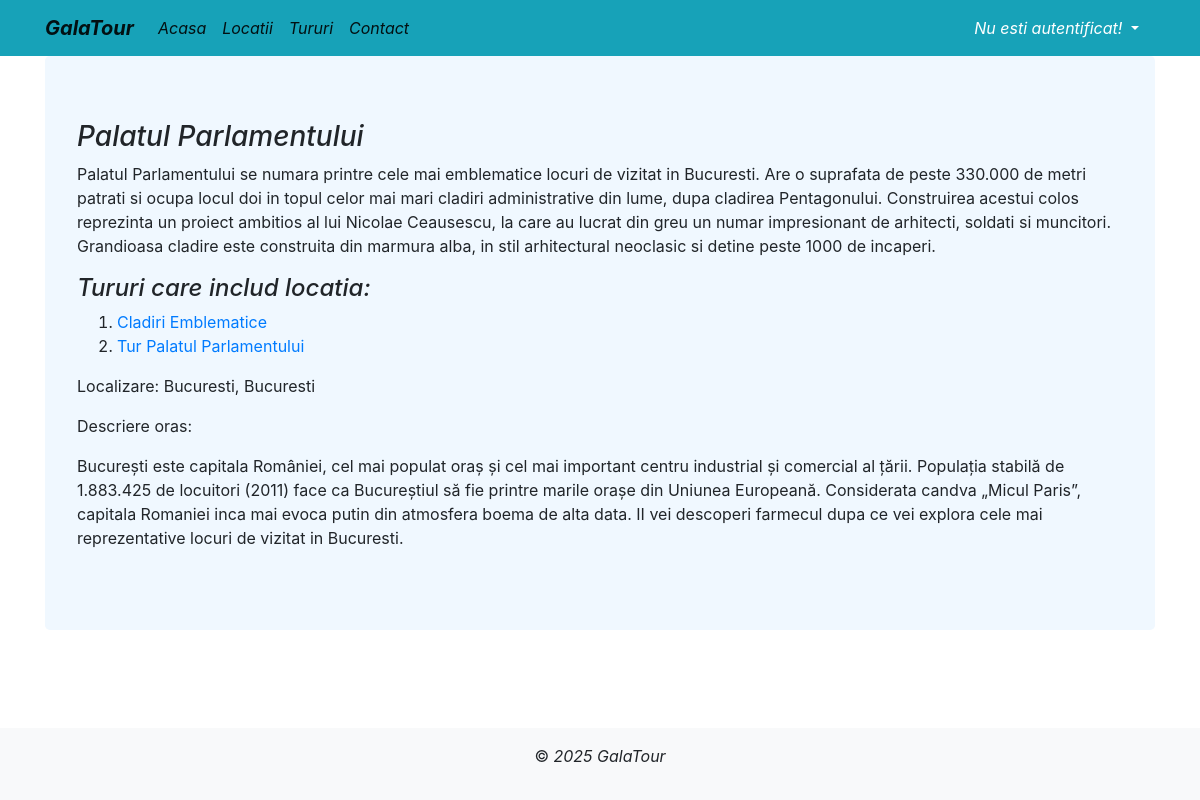
/locatii/1/, run on the app's committed database.
### locatii/models.py (models this page shows, shortened)
class Locatie(models.Model):
    class Meta:
        verbose_name_plural = 'Locatii'
    nume = CharField(max_length=128)
    descriere = TextField(blank=True, null=True)
    oras = ForeignKey(Oras, on_delete=CASCADE, related_name='locatii')
    judet = ForeignKey(Judet, on_delete=CASCADE, related_name='locatii')
    imagine_locatie = ImageField(upload_to='imagini', blank=True, null=True)

class Tur(models.Model):
    class Meta:
        verbose_name_plural = 'Tururi'
    OPTIUNI_TIP_TUR = [
            ('predefinit', 'Predefinit'),
            ('personalizat', 'Personalizat')
        ]
    nume = CharField(max_length=128, blank=True, null=True)
    descriere = TextField(blank=True, null=True)
    locatii = ManyToManyField(Locatie, related_name='tururi')
    type = CharField(max_length=40, choices=OPTIUNI_TIP_TUR, default='predefinit' )
    durata= CharField(max_length=128, blank=True, null=True)
    pret = CharField(max_length=256, blank=True, null=True)
    pachet = TextField(blank=True, null=True)
    imagine_tur = ImageField(upload_to='imagini', blank=True, null=True)

class Oras(models.Model):
    class Meta:
        verbose_name_plural = 'Orase'
    nume = CharField(max_length=128)
    descriere = TextField()
    judet = ForeignKey(Judet, on_delete=CASCADE, related_name='orase')

class Judet(models.Model):
    class Meta:
        verbose_name_plural = 'Judete'
    nume = CharField(max_length=128)
    descriere = TextField()

### locatii/views.py (the view)
# urls.py: path('locatii/<int:locatie_id>/', views.detalii_locatie, name='detalii_locatie'),
def detalii_locatie(request, locatie_id):
    locatie = get_object_or_404(Locatie, id=locatie_id)
    tururi=locatie.tururi.filter(type='predefinit')
    return render(request, 'detalii_locatie.html', {'locatie': locatie, 'tururi': tururi})

### locatii/templates/detalii_locatie.html (shortened to what this page needs)
<!DOCTYPE html>
<html lang="en">
<head>
</head>
<body>
    {% extends 'base.html' %}
    {% block content %}
    <h3><i>{{ locatie.nume }}</i></h3>
    <p>{{locatie.descriere}}</p>
    <h4><i> Tururi care includ locatia:</i></h4>
    <ol>
        {% for tur in tururi %}
        <li>
            <a href="{% url 'detalii_tur' tur.id %}">{{tur.nume}}</a>
        </li>
        {% endfor %}
    </ol>
    <p>Localizare: {{ locatie.oras.nume }}, {{ locatie.judet.nume }}</p>
    <p>Descriere oras:</p>
    <p>{{locatie.oras.descriere}}</p>
    {% endblock %}

### locatii/templates/base.html (style rules this page uses)
html, body { height: 100%; }

### data on the page
Locatie: nume "Palatul Parlamentului", descriere "Palatul Parlamentului se numara printre cele mai emblematice locuri de vizitat in Bucuresti. Are o suprafata de peste 330.000 de metri patrati si ocupa locul doi in topul celor mai mari cladiri administrative din lume, dupa cladirea Pentagonului. Construirea acestui colos reprezinta un proiect ambitios al lui Nicolae Ceausescu, la care au lucrat din greu un numar impresionant de arhitecti, soldati si muncitori. Grandioasa cladire este construita din marmura alba, in stil arhitectural neoclasic si detine peste 1000 de incaperi.", oras.nume "Bucuresti", judet.nume "Bucuresti", oras.descriere "București este capitala României, cel mai populat oraș și cel mai important centru industrial și comercial al țării. Populația stabilă de 1.883.425 de locuitori (2011) face ca Bucureștiul să fie printre marile orașe din Uniunea Europeană. Considerata candva „Micul Paris”, capitala Romaniei inca mai evoca putin din atmosfera boema de alta data. II vei descoperi farmecul dupa ce vei explora cele mai reprezentative locuri de vizitat in Bucuresti."
Tur: nume "Cladiri Emblematice"
Tur: nume "Tur Palatul Parlamentului"
